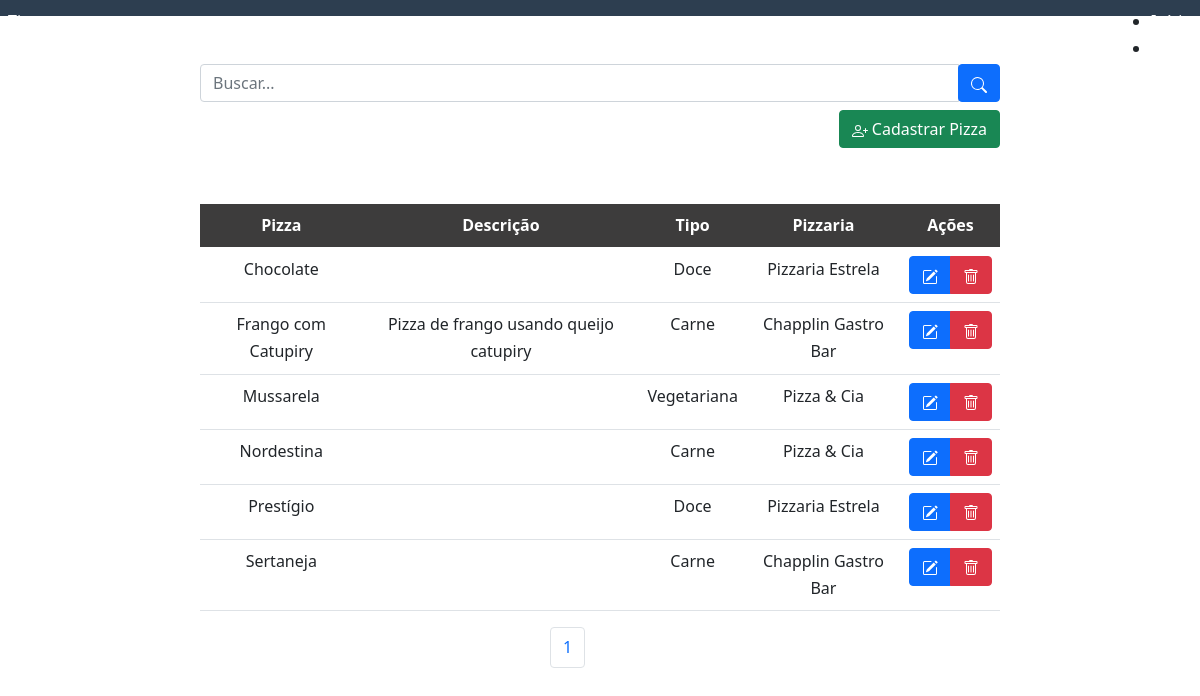
/ (signed in), run on an earlier commit of the app's database.
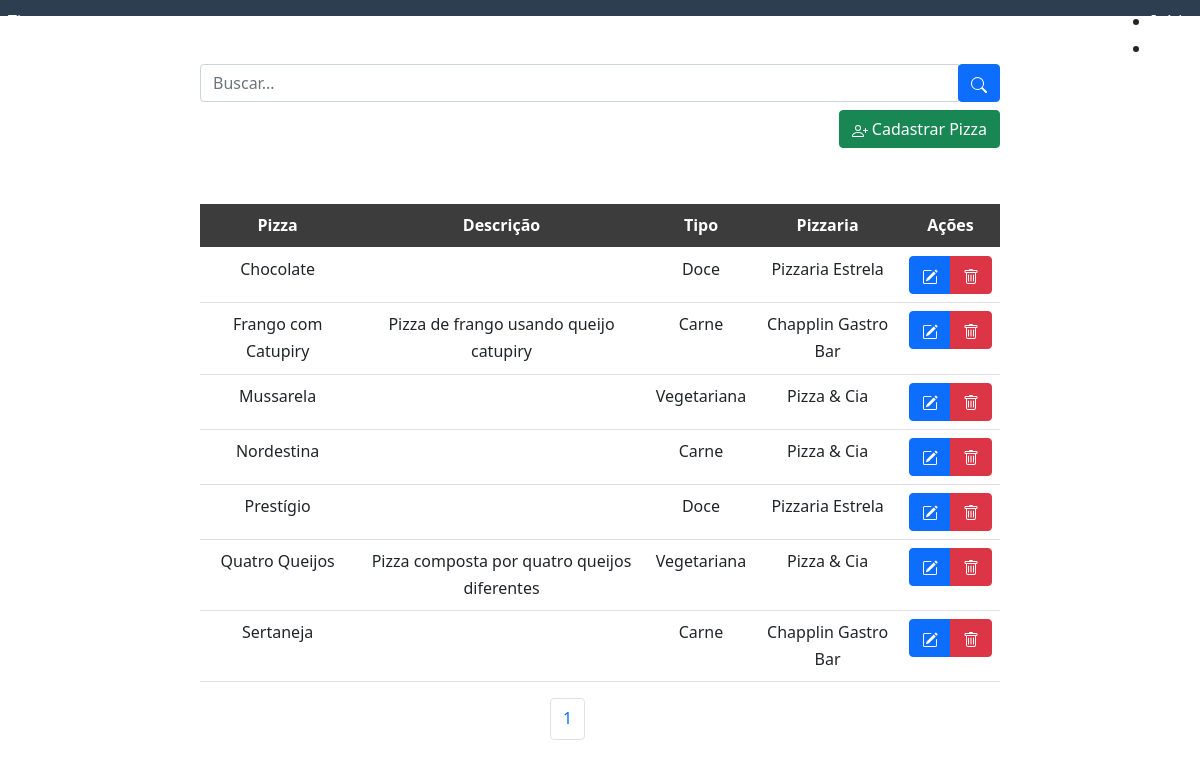
And on a later commit of the database.
### pizza/models.py (models this page shows, shortened)
class Pizza(models.Model):
    CHOICES = (
        ('CA', 'Carne'),
        ('VE', 'Vegetariana'),
        ('VG', 'Vegana'),
        ('DC', 'Doce')
    )
    title = models.CharField(max_length=120)
    description = models.CharField(max_length=120, blank=True)
    type = models.CharField(max_length=20, choices=CHOICES, default="")
    thumbnail_url = models.URLField(default="", blank=True)
    approved = models.BooleanField(default=False)
    creator = models.ForeignKey(Pizzeria, on_delete=models.CASCADE, default="")
    class Meta:
        verbose_name = 'Pizza'
        verbose_name_plural = 'Pizzas'
        ordering = ['title']

class Pizzeria(models.Model):
    name = models.CharField(max_length=120, default="")
    owner = models.ForeignKey(UserProfile, on_delete=models.CASCADE)
    address = models.CharField(max_length=512, default="", blank=True)
    phone = models.CharField(max_length=40, default="", blank=True)
    def __str__(self):
        return self.name
    class Meta:
        verbose_name = 'Pizzeria'
        verbose_name_plural = 'Pizzerias'
        ordering = ['owner']

### pizza/views.py (the view)
# urls.py: 2. Add a URL to urlpatterns:  path('', views.home, name='home')
@login_required(login_url='entrar/')
def home(request):
    session = request.session.session_key
    template_name = 'home.html'
    if session:
        content = {}
        search = request.GET.get('search')
        all_pizza = Pizza.objects.all()
        paginator = Paginator(all_pizza, 10)
        pages = request.GET.get('page')
        content['pizzas'] = paginator.get_page(pages)
        if search:
            content['pizzas'] = Pizza.objects.filter(title__icontains=search)
            paginator_src = Paginator(content['pizzas'], 10)
            content['paginator'] = paginator_src.get_page(pages)
        else:
            content['paginator'] = paginator.get_page(pages)
        content['form'] = PizzaForm()
        content['likes'] = Likes.objects.all().values('pizza')
        content['dislikes'] = Dislikes.objects.all().values('pizza')
        content['like'] = []
        content['dislike'] = []
        for like in content['likes']:
            for pizza, id in like.items():
                content['like'].append(id)
        for dislike in content['dislikes']:
            for pizza, id in dislike.items():
                content['dislike'].append(id)
        return render(request, template_name, content)
    else:
        return render(request, 'login.html')

### pizza/forms.py
class PizzaForm(forms.ModelForm):
    class Meta:
        model = Pizza
        fields = ['title', 'description', 'type', 'creator']

### pizza/templates/home.html (shortened to what this page needs)
{% extends "base.html" %}
{% load static %}
{% block content %}
<div class="form-buscar-container col-8 m-auto pt-5 pb-2 text-center">
    <form class="buscar-pizza" method="get">
        <div class="input-group">
            <input type="text" id="search" name="search" class="form-control" placeholder="Buscar..."/>
            <div class="input-group-btn">
                <button id="btn-search" class="btn btn-primary"></button>
            </div>
        </div>
    </form>
</div>
{% if user.is_staff %}
<div class="col-8 m-auto pt-8 pb-2" align="right">
    <a href="" id="btn-adicionar" class="btn btn-success" data-bs-toggle="modal"
      data-bs-target="#modalCadastro"> Cadastrar Pizza</a>
</div>
{% endif %}
<div class="col-8 m-auto pt-5 text-center">
    <table class="table">
        <thead>
            <tr style="background-color: #3d3c3c; color:#fff">
                <th scope="col">Pizza</th>
                <th scope="col">Descrição</th>
                <th scope="col">Tipo</th>
                <th scope="col">Pizzaria</th>
                <th scope="col">Ações</th>
            </tr>
        </thead>
        <tbody>
        {% for pizza in pizzas %}
        <tr>
            <td>{{ pizza.title }}</td>
            <td>{{ pizza.description }}</td>
            {% if pizza.type == 'CA' %}
            <td>Carne</td>
            {% elif pizza.type == 'VE' %}
            <td>Vegetariana</td>
            {% elif pizza.type == 'VG' %}
            <td>Vegana</td>
            {% elif pizza.type == 'DC' %}
            <td>Doce</td>
            {% endif %}
            <td>{{ pizza.creator }}</td>
            {% if user.is_staff %}
            <td>
                <div class="btn-group">
                    <button id="btn-editar" class="btn btn-primary" data-bs-toggle="modal" data-bs-target="#modalCadastro"
                      data-bs-id-pizza="{{pizza.id}}" data-bs-title="{{pizza.title}}" data-bs-description="{{pizza.description}}"
                      data-bs-type="{{pizza.type}}" data-bs-creator="{{pizza.creator}}" data-bs-check="true"></button>
                    <a href="/pizzas/delete/{{pizza.id}}/" id="btn-deletar" class="btn btn-danger btnDel"></a>
                </div>
            </td>
            {% endif %}
        </tr>
        {% endfor %}
        </tbody>
    </table>
</div>
<div class="col-1 m-auto pt-auto pb-auto text-center">
    <ul class="pagination">
      <li class="page-item"><a href="" class="page-link"> {{paginator.number}} </a></li>
    </ul>
</div>
{% endblock %}

What changed in the data, as far as the page shows it:
added Pizza: title "Quatro Queijos", description "Pizza composta por quatro queijos diferentes", type "Vegetariana", creator "Pizza & Cia"
